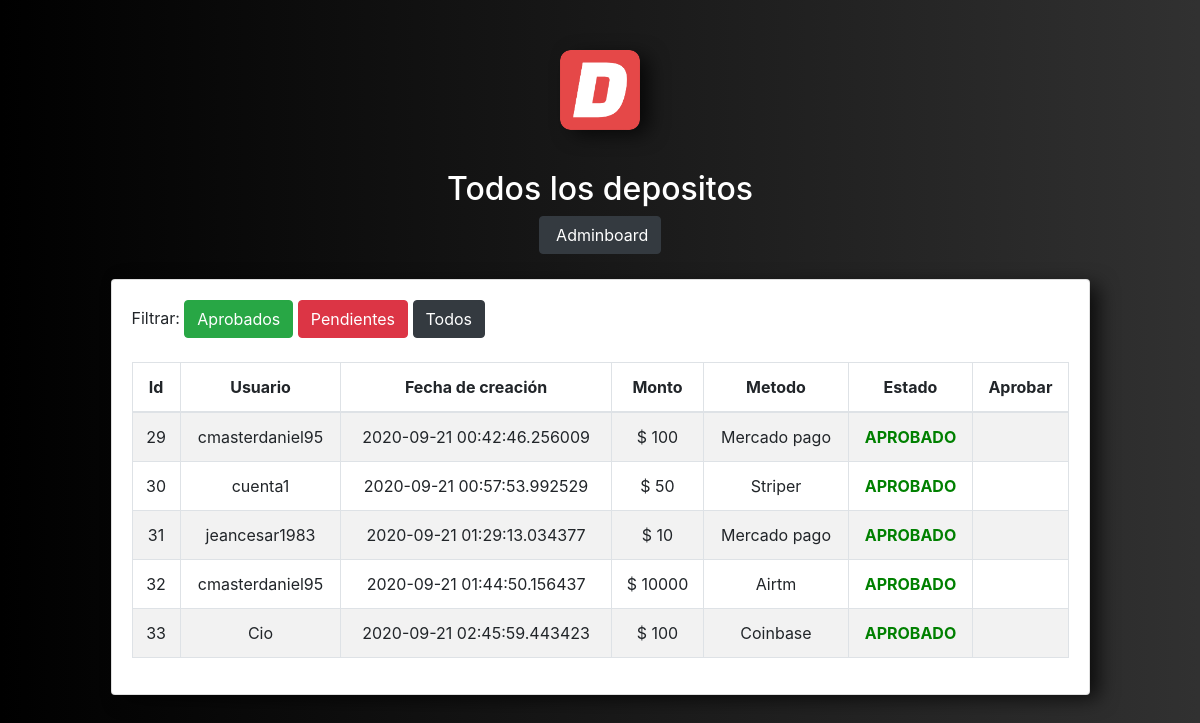
/dbet.com/depositos_all.php, run on the app's committed database.
### tables this page shows
CREATE TABLE `depositos` (
  `id` int(9) NOT NULL,
  `fecha_creacion` timestamp(6) NOT NULL DEFAULT current_timestamp(6),
  `monto` decimal(9,0) NOT NULL,
  `metodo` varchar(50) NOT NULL,
  `estado` varchar(50) NOT NULL,
  `usuario` varchar(50) NOT NULL
);

### dbet.com/depositos_all.php (the view, shortened to what this page needs)
<?php include('header.php')?>
<?php include("db.php");
?>
		<div align="center"><img class="img bdb" src="logodbet.png" width="80" height="80"></div>
		<div align="center"><h2  style="color:white"> Todos los depositos</h2>
			<a href="adminboard.php" class="btn btn-dark">
						<i class="fas fa-back"> </i> Adminboard
			</a>
		</div>
		<br>
<div class="container">
	<div class="row">
		   <div  class="col-md-12">
		<div class="card card-body">
			<form action="analizar.php" method="POST">
				 <label for="metodo">  Filtrar:  </label>
							<input type="submit" class="btn btn-success btn-success" name="btn_aprobado" value="Aprobados">
							<input type="submit" class="btn btn-success btn-danger" name="btn_pendiente" value="Pendientes">
							<input type="submit" class="btn btn-success btn-dark" name="btn_todos" value="Todos">
			</form>
			 <br>
				<div class="table-responsive">
		   			<table class="table table-bordered table-striped" style="background: #fff;">
				<thead class="text-center">
					<tr>
						<th>Id</th>
						<th>Usuario</th>
						<th>Fecha de creación</th>
						<th>Monto </th>
						<th>Metodo</th>
						<th>Estado</th>
						<th>Aprobar</th>
					</tr>
				</thead>
				<tbody>
					<?php
						if($_SESSION['metodo']=='TODOS'){
							$query= "SELECT * FROM depositos";
						}else{
								if($_SESSION['metodo']=='PENDIENTE'){
									$query= "SELECT * FROM depositos WHERE (estado='PENDIENTE')";
							}else{
									$query= "SELECT * FROM depositos WHERE (estado='APROBADO')";
						}
						}
						$lista_depositos=mysqli_query($conexion,$query);
						while($row=mysqli_fetch_array($lista_depositos)){
						 ?>
							<tr class="text-center">
								<td><?php echo $row['id'] ?></td>
								<td><?php echo $row['usuario'] ?></td>
								<td><?php echo $row['fecha_creacion'] ?></td>
								<td><?php echo "$ ".$row['monto'] ?></td>
								<td><?php echo $row['metodo'] ?></td>
								<?php
									if ($row['estado']=='APROBADO') {
												echo "<td  style='color:green'> <strong>".$row['estado']."</strong> </td>";
									}else{
												echo "<td  style='color:red'> <strong>".$row['estado']."</strong> </td>" ;
									}
							?>
							<td>
							</td>
							</tr>
					<?php } ?>
				</tbody>
			</table>
		   	 </div>
		</div>
			</div>
		</div>
	</div>
<?php include('footer.php')?>

### dbet.com/header.php (shortened to what this page needs)
<!DOCTYPE html>
<html lang="en" >
<head>
	 <link rel="stylesheet" type="text/css" href="estilo.css">
	<link rel="stylesheet" href="https://stackpath.bootstrapcdn.com/bootstrap/4.5.2/css/bootstrap.min.css">
   <link rel="stylesheet" href="https://use.fontawesome.com/releases/v5.6.3/css/all.css">
   <link rel="stylesheet" type="text/css" href="datatables/datatables.min.css">
    <link rel="stylesheet" type="text/css" href="datatables/DataTables-1.10.18/css/dataTables.bootstrap4.min.css">
</head>
<body style="background: linear-gradient(to right, #000, #313131);" >

### dbet.com/footer.php (shortened to what this page needs)
</body>
</html>

### dbet.com/estilo.css (style rules this page uses)
* { padding: 0; }
.img { margin-top: 50px; align-content: center; margin-bottom: 40px; -webkit-box-shadow: 10px 3px 11px -2px rgba(0,0,0,0.75); -moz-box-shadow: 50px 3px 11px -2px rgba(0,0,0,0.75); box-shadow: 10px 5px 20px -2px rgba(0,0,0,0.75); border-color: 0; border-radius: 10px; }
.card { padding: 20px 20px; margin: calc(5% + 10px); margin-top: 1px; padding-top: 28px; margin-bottom: 5px -webkit-box-shadow: 10px 3px 11px -2px rgba(0,0,0,0.75); -moz-box-shadow: 50px 3px 11px -2px rgba(0,0,0,0.75); box-shadow: 10px 5px 20px -2px rgba(0,0,0,0.75); }

### data on the page
depositos: id "29", usuario "cmasterdaniel95", fecha_creacion "2020-09-21 00:42:46.256009", monto "100", metodo "Mercado pago", estado "APROBADO"
depositos: id "30", usuario "cuenta1", fecha_creacion "2020-09-21 00:57:53.992529", monto "50", metodo "Striper", estado "APROBADO"
depositos: id "31", usuario "jeancesar1983", fecha_creacion "2020-09-21 01:29:13.034377", monto "10", metodo "Mercado pago", estado "APROBADO"
depositos: id "32", usuario "cmasterdaniel95", fecha_creacion "2020-09-21 01:44:50.156437", monto "10000", metodo "Airtm", estado "APROBADO"
depositos: id "33", usuario "Cio", fecha_creacion "2020-09-21 02:45:59.443423", monto "100", metodo "Coinbase", estado "APROBADO"
